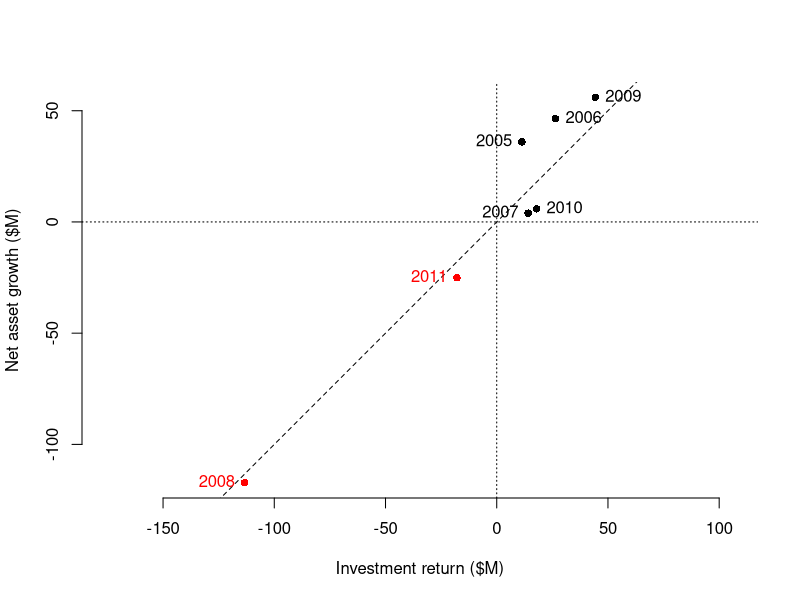
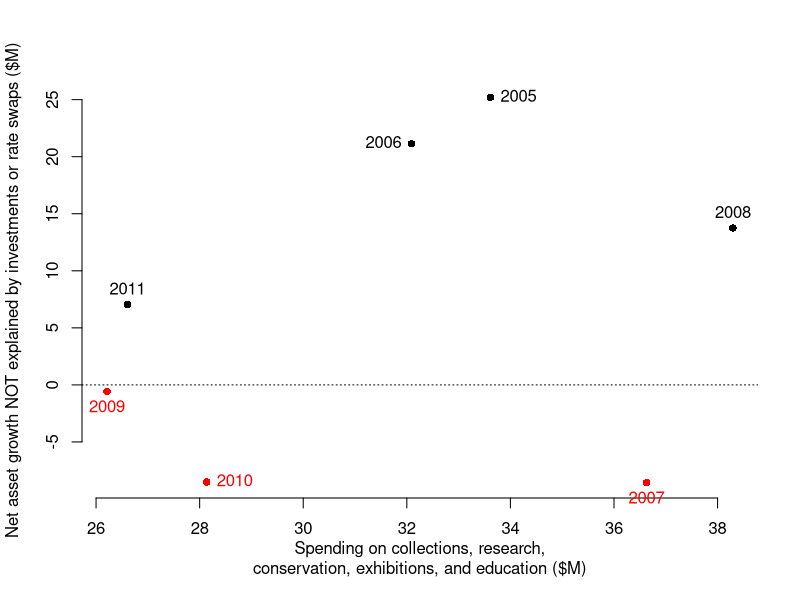
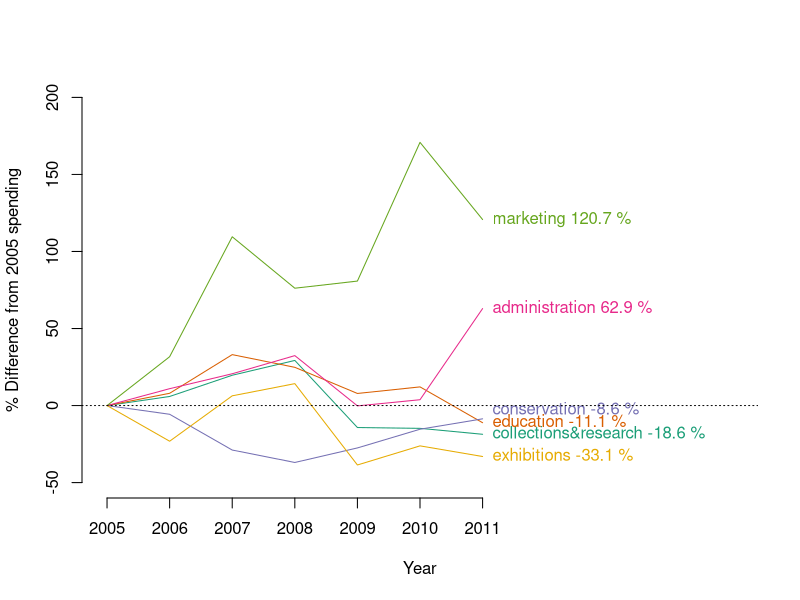
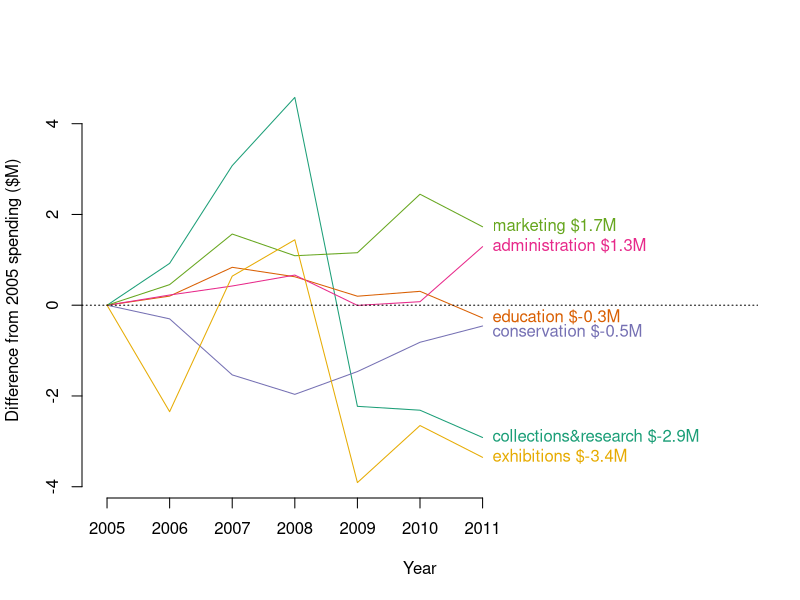
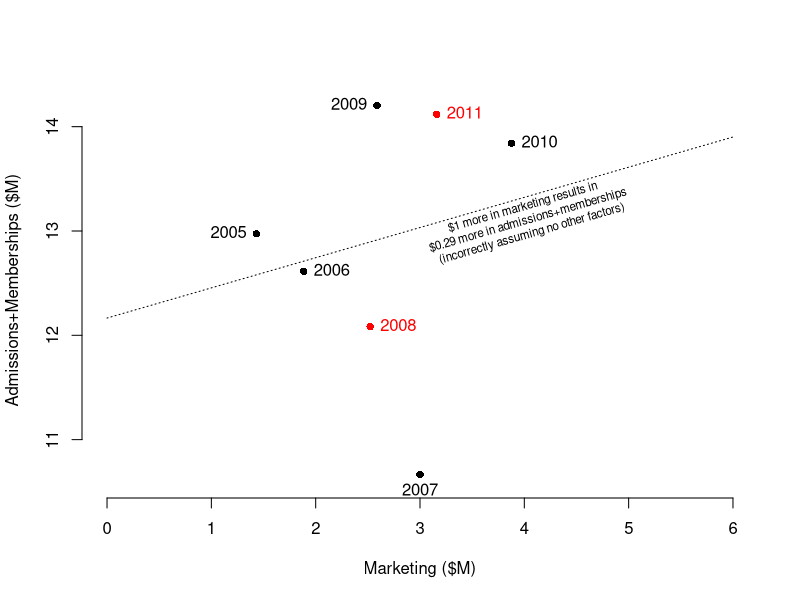

Reproduce these figures in R, in order.
library(plotrix)
library(RColorBrewer)
data <- read.delim("FieldMuseum.txt", stringsAsFactors=FALSE)
money <- data[,which(grepl("X", names(data)))]
money <- apply(money, 2, as.numeric)
money <- data.frame(t(money))
colnames(money) <- data$ShortName

export.type <- "pdf"

SaveImage <- function(name, export.type) {
  if (export.type=="png") {
    png(file=paste(name, export.type, sep="."), width=480, height=480)
  }
  if (export.type=="pdf") {
    pdf(file=paste(name, export.type, sep="."), width=6, height=6)
    
  }
}

SaveImage("AssetsVsInvestment", export.type)
x <- money$investment_return/1e6
y <- (money$net_assets_ending-money$net_assets_beginning)/1e6
plot(x, y, bty="n", xlab="Investment return ($M)", ylab="Net asset growth ($M)", pch=16, asp=1, col=ifelse(y<0, "red", "black")) 
abline(h=0, lty="dotted")
abline(v=0, lty="dotted")
abline(a=0, b=1, lty="dashed")
thigmophobe.labels(x,y,money$year,col=ifelse(y<0, "red", "black")) 
dev.off()

SaveImage("GrowthResidualsVsMuseumResearchEtc", export.type)
x <- abs(money$collections_research + money$conservation + money$exhibitions + money$education)/1e6
y <- (money$net_assets_ending - money$net_assets_beginning - money$investment_return - money$rate_swaps)/1e6
plot(x, y, bty="n", xlab="Spending on collections, research,\nconservation, exhibitions, and education ($M)", ylab="Net asset growth NOT explained by investments or rate swaps ($M)", pch=16, col=ifelse(y<0, "red", "black"))
abline(h=0, lty="dotted")
thigmophobe.labels(x,y,money$year,col=ifelse(y<0, "red", "black")) 
dev.off()

DiffFromStart <- function(x) {
  x<-abs(x)
  return(x-x[1]) 
}

PercentDiffFromStart <- function(x) {
  x<-abs(x)
  return(100*(x-x[1])/x[1]) 
}


cols2plot<-c("collections_research", "education", "conservation", "administration", "marketing", "exhibitions")
mypalette<-brewer.pal(length(cols2plot),"Dark2")

SaveImage("PercentSpendingChange", export.type)
plot(x=c(2005, 2015), y=range(c(PercentDiffFromStart(money$exhibitions), PercentDiffFromStart(money$collections_research), PercentDiffFromStart(money$education), PercentDiffFromStart(money$conservation), PercentDiffFromStart(money$administration), PercentDiffFromStart(money$marketing))), ylim=c(-50, 200), xlab="Year", ylab="% Difference from 2005 spending", type="n", bty="n",xaxt="n")
axis(side=1, at=money$year, labels=money$year)

label.pos<-rep(NA, length(cols2plot))
label.text<-rep(NA, length(cols2plot))
for (col.index in sequence(length(cols2plot))) {
   y<-PercentDiffFromStart(money[,which(names(money)==cols2plot[col.index])])
   lines(money$year, y, col=mypalette[col.index])
   label.pos[col.index]<-y[length(y)]
   if(cols2plot[col.index]=="conservation") {
     label.pos[col.index]<-(-3)
   }
   label.text[col.index]<-paste(gsub("_","&",cols2plot[col.index]), round(y[length(y)],1), "%")
}
thigmophobe.labels(rep(max(money$year), length(cols2plot)), label.pos, labels=label.text, text.pos=4,  col=mypalette)
abline(h=0, lty="dotted")
dev.off()

SaveImage("MonetarySpendingChange", export.type)
plot(x=c(2005, 2015), y=range(c(DiffFromStart(money$exhibitions), DiffFromStart(money$collections_research), DiffFromStart(money$education), DiffFromStart(money$conservation), DiffFromStart(money$administration), DiffFromStart(money$marketing))/1e6), xlab="Year", ylab="Difference from 2005 spending ($M)", type="n", bty="n",xaxt="n")
axis(side=1, at=money$year, labels=money$year)

label.pos<-rep(NA, length(cols2plot))
label.text<-rep(NA, length(cols2plot))
for (col.index in sequence(length(cols2plot))) {
  y<-DiffFromStart(money[,which(names(money)==cols2plot[col.index])])/1e6
  lines(money$year, y, col=mypalette[col.index])
  label.pos[col.index]<-y[length(y)]
  label.text[col.index]<-paste(gsub("_","&",cols2plot[col.index]), " $", round(y[length(y)],1), "M", sep="")
  if(cols2plot[col.index]=="conservation") {
    label.pos[col.index]<-(-0.6)
  }
}
abline(h=0, lty="dotted")
thigmophobe.labels(rep(max(money$year), length(cols2plot)), label.pos, labels=label.text, text.pos=4,  col=mypalette)
dev.off()

SaveImage("MarketingImpact", export.type)
x<-abs(money$marketing)/1e6
y<-(money$admissions+money$memberships)/1e6
model<-lm(y~x)
plot(x, y, xlim=c(0,6), bty="n", pch=16, xlab="Marketing ($M)", ylab="Admissions+Memberships ($M)",col=ifelse((money$net_assets_ending-money$net_assets_beginning)<0, "red", "black"), asp=1)
thigmophobe.labels(x,y,money$year,col=ifelse((money$net_assets_ending-money$net_assets_beginning)<0, "red", "black"))
lines(x=c(0,6), y=predict(model, newdata=data.frame(x=c(0,6))), lty="dotted")
text(x=4, y=predict(model, newdata=data.frame(x=4)), labels=paste("$1 more in marketing results in \n$", round(model$coefficients[2], 2), " more in admissions+memberships\n(incorrectly assuming no other factors)", sep=""), srt=atan(model$coefficients[2])/pi*180.0, cex=0.7, pos=1)
dev.off()